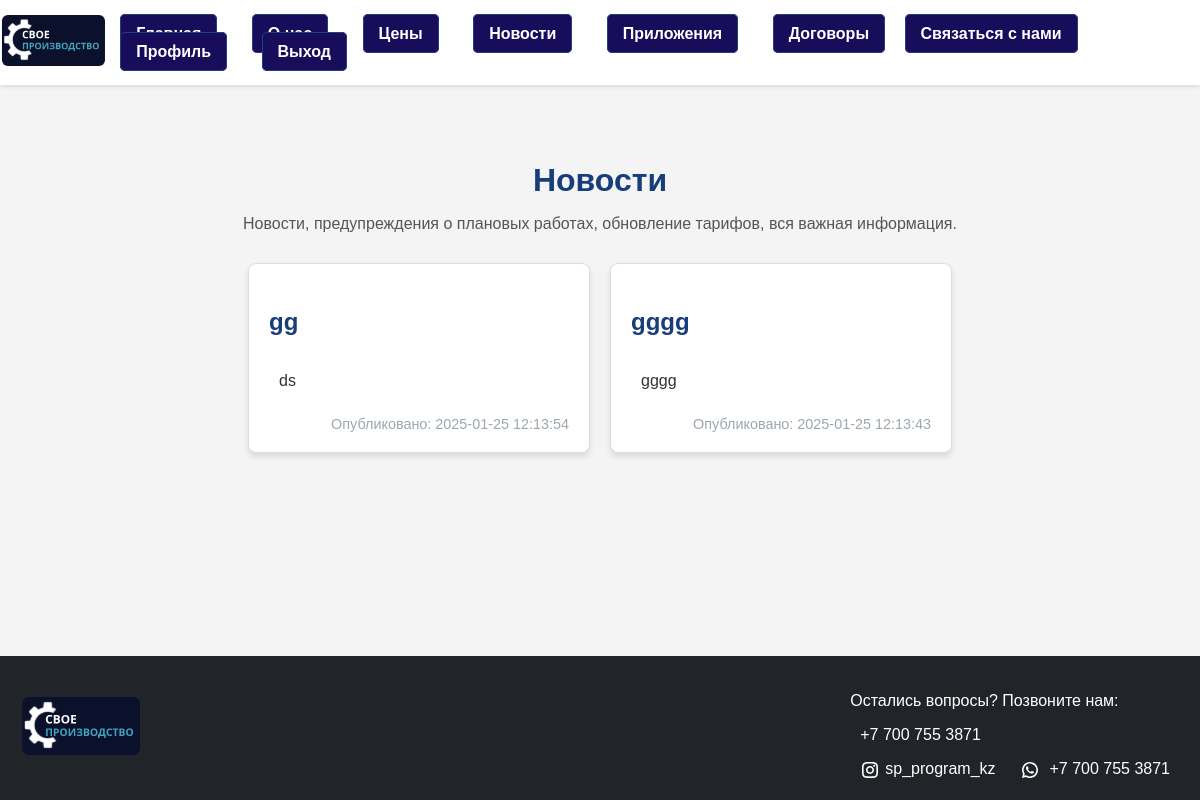
Screenshot of /news (signed in) with the database file from the repository.
### tables this page shows
CREATE TABLE news (
            id INTEGER PRIMARY KEY AUTOINCREMENT,
            title TEXT NOT NULL,
            content TEXT NOT NULL,
            date TIMESTAMP DEFAULT CURRENT_TIMESTAMP
        );

### flask_app/app.py (the view)
@app.route('/news')
def news():
    conn = get_db_connection()
    cur = conn.cursor()
    cur.execute('SELECT title, date, content FROM news ORDER BY date DESC;')
    data = cur.fetchall()
    conn.close()
    return render_template('news.html', data=data)

### flask_app/app.py (called while the page is built)
@login_manager.user_loader
def load_user(user_id):
    conn = get_db_connection()
    cur = conn.cursor()
    cur.execute('SELECT user_id, full_name,email,user_phone, role FROM users WHERE user_id = ?', (user_id,))
    user = cur.fetchone()
    conn.close()
    if user:
        return User(user_id=user['user_id'], username=user['full_name'], role=user['role'], email=user['email'],phone=user['user_phone'])
    return None

def get_db_connection():
    conn = sqlite3.connect(r'C:\Users\kotonai\Downloads\project\database\db.sqlite3')
    conn.row_factory = sqlite3.Row  # Для доступа к данным по имени столбца
    return conn

### flask_app/templates/news.html (shortened to what this page needs)
{% extends 'base.html' %}
{% block extra_styles %}
<link rel="stylesheet" href="{{ url_for('static', filename='css/news.css') }}">
{% endblock %}
{% block content %}
<section class="news-block">
    <h2>Новости</h2>
    <p>Новости, предупреждения о плановых работах, обновление тарифов, вся важная информация.</p>
    <div class="news-container">
        {% for title, date, content in data %}
        <div class="news-item">
            <h3>{{ title }}</h3>
            <pre class="news-content">{{ content }}</pre>
            <span>Опубликовано: {{ date }}</span>
        </div>
        {% endfor %}
    </div>
</section>
{% endblock %}

### flask_app/static/css/news.css (style rules this page uses)
html, body { height: 100%; margin: 0; padding: 0; }
body { display: flex; flex-direction: column; font-family: Arial, sans-serif; background-color: #f4f4f4; color: #333; }
.news-block { padding: 40px 20px; margin-top: 10%; }
.news-block h2 { font-size: 2rem; color: #173d7a; margin-bottom: 10px; text-align: center; }
.news-block p { text-align: center; margin-bottom: 30px; color: #555555; }
.news-container { display: flex; flex-wrap: wrap; gap: 20px; justify-content: center; }
.news-item { background-color: #ffffff; border: 1px solid #ddd; border-radius: 8px; box-shadow: 0 4px 6px rgba(0, 0, 0, 0.1); width: 300px; padding: 20px; display: flex; flex-direction: column; justify-content: space-between; }
pre { white-space: pre-wrap; word-wrap: break-word; overflow-wrap: break-word; font-family: inherit; padding: 10px; }
.news-item h3 { color: #173d7a; font-size: 1.5rem; margin-bottom: 10px; }
.news-item span { font-size: 0.9rem; color: #9da7b0; text-align: right; }
section { padding-top: 15px !important; }

### rows the page displays
news: title "gg", content "ds", date "2025-01-25 12:13:54"
news: title "gggg", content "gggg", date "2025-01-25 12:13:43"
